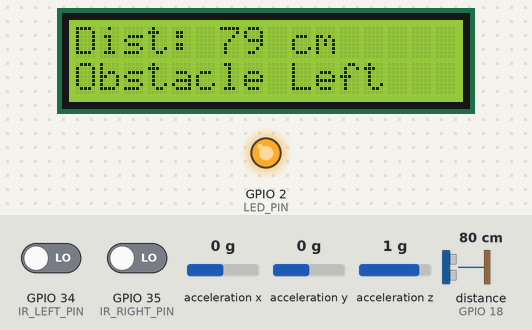
This sketch was run on a simulated ESP32. Shown: 16×2 character LCD, output pins drawn as LEDs (lit = HIGH). Wiring (inferred from the names in the program): ultrasonic range finder: trigger GPIO 5; echo GPIO 18. The test bench sets the inputs (shaded band); at power-on: acceleration z 1 g, acceleration x 0 g, GPIO 34 (IR_LEFT_PIN) LOW, GPIO 35 (IR_RIGHT_PIN) LOW, distance to the obstacle (sensor on GPIO 18) 80 cm, acceleration y 0 g. The echo pulse lasts 58.3 µs per cm; pins used as bus, display or sensor lines are not drawn; what the sketch prints to the serial monitor is not drawn.

Above: at 3.7 s.
3.8 s: acceleration z set to -0.8 g
At 4.2 s:
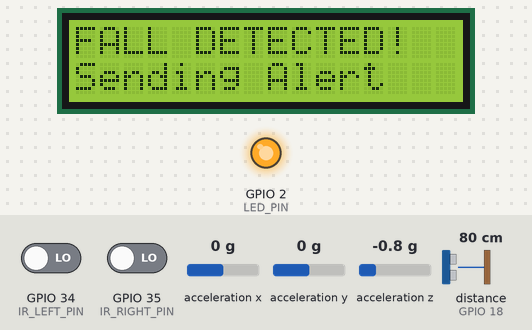
6.8 s: acceleration x set to -1.4 g
At 7.5 s:
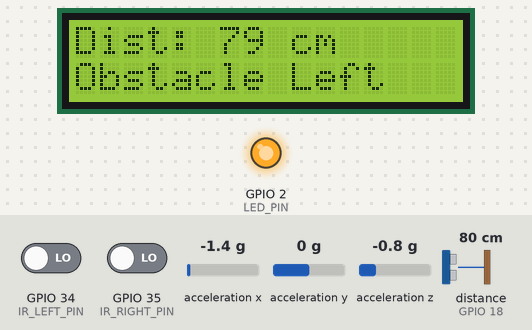
8.3 s: GPIO 34 (IR_LEFT_PIN) driven HIGH
At 9.3 s:
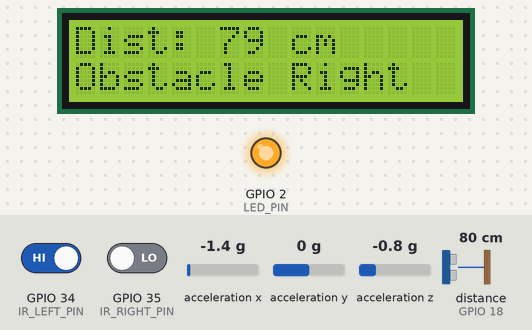
9.8 s: GPIO 35 (IR_RIGHT_PIN) driven HIGH
At 11.0 s:
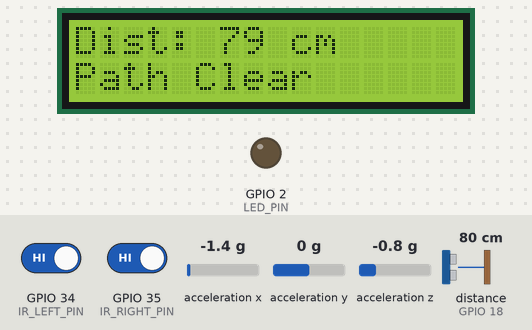
11.3 s: distance to the obstacle (sensor on GPIO 18) set to 34 cm
At 12.0 s:
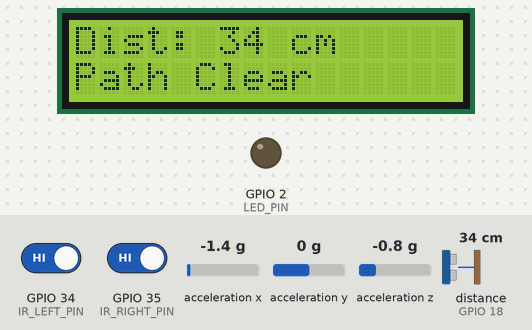
13.0 s: distance to the obstacle (sensor on GPIO 18) set to 28 cm
At 13.6 s:
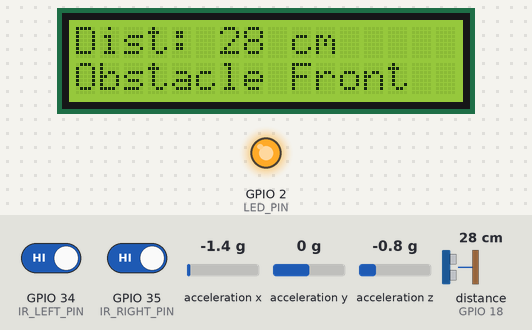
Timing chart, 0 to 15.6 s (numbered marks = the images above; inputs shaded):
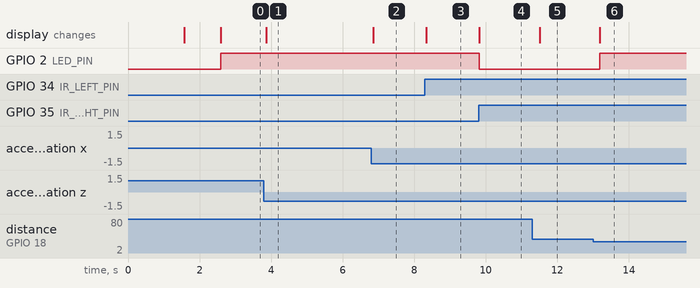

Measured:
- the behaviour switches between 31 and 30 cm on distance to the obstacle (sensor on GPIO 18) (found by bisection; images 5 and 6)
- after the input at 3.8 s, the display: changes after 0.06 s (image 1)
- after the input at 6.8 s, the display: changes after 0.06 s (image 2)
- after the input at 8.3 s, the display: changes at once (image 3)
- after the input at 9.8 s, GPIO 2 (LED_PIN): HIGH → LOW at once; the display: changes at once (image 4)
- after the input at 11.3 s, the display: changes after 0.22 s (image 5)
- after the input at 13.0 s, GPIO 2 (LED_PIN): LOW → HIGH after 0.19 s; the display: changes after 0.19 s (image 6)

The sketch:

smart_walking_aid.ino
```cpp
/*
  Smart Walking Aid with Obstacle Detection
  Based on the implementation described in the supplied project slides.
  Prototype only. See docs/limitations_and_safety.md.

  ESP32 + left/right active-LOW IR sensors + ultrasonic distance sensor +
  ADXL345 + 16x2 LCD + LED + local Wi-Fi endpoint for phone-app polling.
*/

#include <WiFi.h>
#include <Wire.h>
#include <LiquidCrystal.h>
#include <Adafruit_Sensor.h>
#include <Adafruit_ADXL345_U.h>
#include <math.h>

const char* AP_SSID = "SmartStickESP";
const char* AP_PASSWORD = "12345678";  // Demo only: change before deployment.
WiFiServer server(80);

constexpr uint8_t IR_LEFT_PIN = 34;
constexpr uint8_t IR_RIGHT_PIN = 35;
constexpr uint8_t TRIG_PIN = 5;
constexpr uint8_t ECHO_PIN = 18;
constexpr uint8_t LED_PIN = 2;

LiquidCrystal lcd(14, 12, 13, 4, 25, 26);
Adafruit_ADXL345_Unified accelerometer = Adafruit_ADXL345_Unified(123);

constexpr long FRONT_OBSTACLE_CM = 30;
constexpr unsigned long ECHO_TIMEOUT_US = 30000UL;
constexpr float FALL_MAGNITUDE_THRESHOLD_MS2 = 9.0f; // Unvalidated heuristic.

bool fallDetected = false;

void printLcdLine(uint8_t row, const String& message) {
  lcd.setCursor(0, row);
  String padded = message;
  while (padded.length() < 16) padded += ' ';
  lcd.print(padded.substring(0, 16));
}

long readUltrasonicDistanceCm() {
  digitalWrite(TRIG_PIN, LOW);
  delayMicroseconds(2);
  digitalWrite(TRIG_PIN, HIGH);
  delayMicroseconds(10);
  digitalWrite(TRIG_PIN, LOW);

  const unsigned long duration = pulseIn(ECHO_PIN, HIGH, ECHO_TIMEOUT_US);
  if (duration == 0) return 400; // Can mask a sensor failure as a clear path.
  return static_cast<long>((duration * 0.0343f) / 2.0f);
}

void handlePhoneRequest() {
  WiFiClient client = server.available();
  if (!client) return;

  client.setTimeout(1000);
  const String requestLine = client.readStringUntil('\r');
  Serial.print("HTTP request: ");
  Serial.println(requestLine);
  while (client.available()) client.read();

  if (requestLine.indexOf("/fall") >= 0) {
    client.println("HTTP/1.1 200 OK");
    client.println("Content-Type: text/plain; charset=utf-8");
    client.println("Connection: close");
    client.println();
    client.println(fallDetected ? "FALL" : "SAFE");
  } else {
    client.println("HTTP/1.1 404 Not Found");
    client.println("Content-Type: text/plain; charset=utf-8");
    client.println("Connection: close");
    client.println();
    client.println("Use /fall");
  }
  delay(1);
  client.stop();
}

void setup() {
  Serial.begin(115200);
  pinMode(IR_LEFT_PIN, INPUT);
  pinMode(IR_RIGHT_PIN, INPUT);
  pinMode(TRIG_PIN, OUTPUT);
  pinMode(ECHO_PIN, INPUT);
  pinMode(LED_PIN, OUTPUT);
  digitalWrite(TRIG_PIN, LOW);
  digitalWrite(LED_PIN, LOW);

  lcd.begin(16, 2);
  printLcdLine(0, "Smart Stick");
  printLcdLine(1, "Starting...");
  delay(1500);

  Wire.begin(21, 22);
  if (!accelerometer.begin()) {
    Serial.println("ERROR: ADXL345 not found. Check power and I2C wiring.");
    printLcdLine(0, "ADXL345 ERROR");
    printLcdLine(1, "Check wiring");
    while (true) {
      digitalWrite(LED_PIN, !digitalRead(LED_PIN));
      delay(250);
    }
  }

  if (!WiFi.softAP(AP_SSID, AP_PASSWORD)) {
    Serial.println("ERROR: ESP32 access point failed to start.");
    printLcdLine(0, "WiFi AP ERROR");
    printLcdLine(1, "Check setup");
    while (true) delay(1000);
  }

  server.begin();
  Serial.println("ESP32 hotspot started.");
  Serial.print("Connect phone to: ");
  Serial.println(AP_SSID);
  Serial.print("ESP32 IP address: ");
  Serial.println(WiFi.softAPIP());
  Serial.println("App endpoint: http://192.168.4.1/fall");
  printLcdLine(0, "Smart Stick ON");
  printLcdLine(1, "WiFi: SmartStick");
  delay(1000);
}

void loop() {
  sensors_event_t event;
  accelerometer.getEvent(&event);
  const long distanceCm = readUltrasonicDistanceCm();
  const bool leftObstacle = digitalRead(IR_LEFT_PIN) == LOW;
  const bool rightObstacle = digitalRead(IR_RIGHT_PIN) == LOW;
  const bool frontObstacle = distanceCm < FRONT_OBSTACLE_CM;

  const float totalAcceleration = sqrtf(
      event.acceleration.x * event.acceleration.x +
      event.acceleration.y * event.acceleration.y +
      event.acceleration.z * event.acceleration.z);
  fallDetected = totalAcceleration < FALL_MAGNITUDE_THRESHOLD_MS2;

  Serial.print("Distance (cm): ");
  Serial.print(distanceCm);
  Serial.print(" | Acceleration magnitude (m/s^2): ");
  Serial.print(totalAcceleration, 2);
  Serial.print(" | Fall heuristic: ");
  Serial.println(fallDetected ? "FALL" : "SAFE");

  printLcdLine(0, "Dist: " + String(distanceCm) + " cm");
  if (fallDetected) {
    printLcdLine(0, "FALL DETECTED!");
    printLcdLine(1, "Sending Alert");
    digitalWrite(LED_PIN, HIGH);
  } else if (leftObstacle) {
    printLcdLine(1, "Obstacle Left");
    digitalWrite(LED_PIN, HIGH);
  } else if (rightObstacle) {
    printLcdLine(1, "Obstacle Right");
    digitalWrite(LED_PIN, HIGH);
  } else if (frontObstacle) {
    printLcdLine(1, "Obstacle Front");
    digitalWrite(LED_PIN, HIGH);
  } else {
    printLcdLine(1, "Path Clear");
    digitalWrite(LED_PIN, LOW);
  }

  handlePhoneRequest();
  delay(200);
}
```
